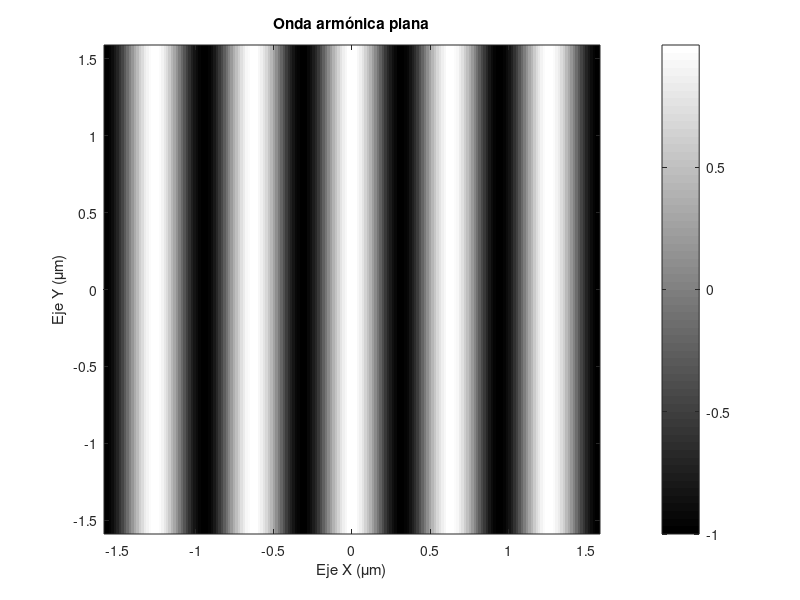

The MATLAB script that drew this image:
%% ONDA ARMÓNICA PLANA EN 2D

%% PROGRAMA PRINCIPAL

%% CONSTANTES FÍSICAS
lambda0=632e-9; %Longitud de onda (m)
k=2*pi/lambda0; % Numero de onda
mu0=4*pi*1e-7; % Permeabilidad(H/m)
eps0=8.854e-12; % Permitividad en el vacío (F*m)
c0=1/sqrt(mu0*eps0); % Velocidad de la luz en el vacío
nu0=c0/lambda0; % Frecuencia de la luz (Hz)
T=1/nu0; %Periodo temporal (s)
w=2*pi*nu0; % %Frecuencia angular (rad*Hz)
theta=0*(pi/180); % Angulo del vector de onda (rads)
kx=k*cos(theta); %Componente del vector de onda en X
ky=k*sin(theta); %Componente del vector de onda en Y
E0=1; %Amplitud del campo eléctrico (UA)
phi0=0*(pi/180); %Fase inicial (Rads)

%% PARÁMETROS DE LA REGIÓN DE SIMULACIÓN
xmin=-2.5*lambda0; %Intervalo de medición en X
xmax=2.5*lambda0;
ymin=-2.5*lambda0; %Intervalo de medición en Y
ymax=2.5*lambda0;
Nx=200; %Puntos en X
Ny=200; %Puntos en Y
x=linspace(xmin,xmax,Nx); %Intervalos
y=linspace(ymin,ymax,Ny);
[X,Y]=meshgrid(x,y); %Rejilla de simulación
Q=10; %Número de puntos por periodo
delta_t=T/Q; 

%% SIMULACIÓN DE LA ONDA
for q=0:5*Q
    E=E0*cos(kx*X + ky*Y -w*q*delta_t + phi0);
    
    %% MOSTRAMOS LOS RESULTADOS
    imagesc(x*1e6,y*1e6,E) % Mostramos la onda
    set(gca,'YDir','normal')
    colormap gray
    colorbar   %Mostramos la barra de color
    %Información de la gráfica
    xlabel('Eje X (\mum)')
    ylabel('Eje Y (\mum)')
    title('Onda armónica plana')
    pause(0.1)
end
